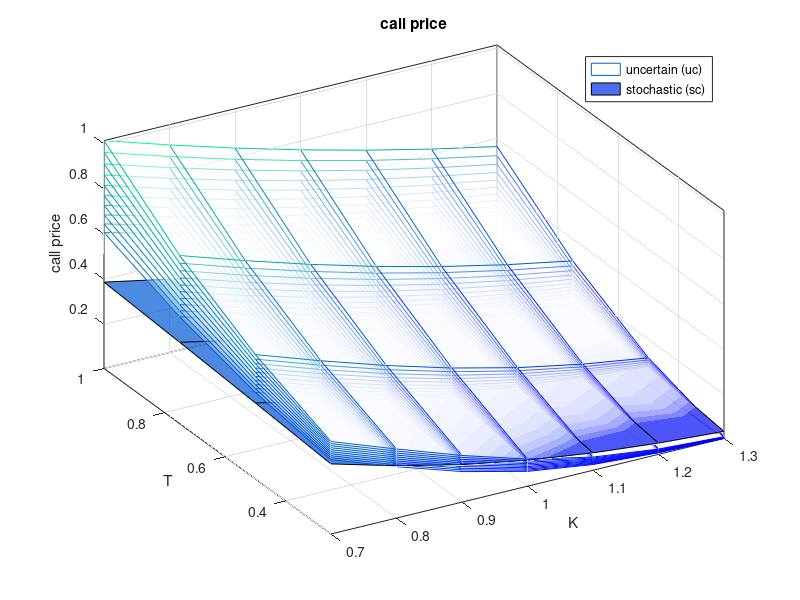
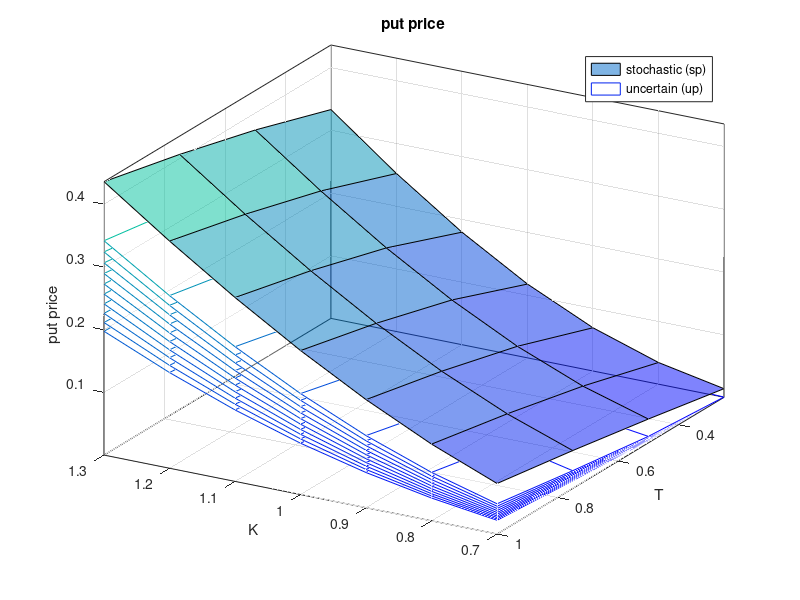

Recreate these plots in MATLAB, in order.
 %% Main file: UT_sharedCode.m
% Uncertain Finance
% European options risks by uncertainty theory
% created on Jan 1 2022 
% @author: Carlos Alexander Grajales
% Universidad de Antioquia, Medellín, Colombia
% alexander.grajales@udea.edu.co
% **********************************************************
%
% See working paper:  
% Uncertainty and stochastic theories on European options valuation
% ... and their delta and vega risks.
% Grajales - Medina - Mongrut, January 1, 2022 
% Available at SSRN: https://ssrn.com/abstract=3998282
% **********************************************************

% Stochastic model, BSM: dX_t = r X_t dt + sigma X_t dW_t (1)
% Uncertain model, Liu: dX_t = e X_t dt + sigma X_t dC_t  (2)
% initial value X(0)=X_0
%
% (a) Estimations of stock options: [sc,sp], [uc,up] 
%     [sc,sp] stochastic call, stochastic put - from BSM model
%     [uc,up] uncertain call, uncertain put - from Liu model
% (b) Comparisons of stock options
%     -norm metrics on matrices [uc_sc, up_sp]: Frobenius, norm1, norminf
% (c) follow (a) and (b) for risk letters delta and vega
% 
% for paper we set:
% we examine (a) and (b) at t = 1
% X_0=1; 
% grid sizes for e, sigma, K, T: nume=10; numsigma=10; numk=7; numt=4;


clear;clc;

%% Inputs
X_0=1;
t=1;
Rt=0.01;

nume=10;
numsigma=10;
v_e=linspace(0.01,0.30,nume); 
v_sigma=linspace(0.10,0.60,numsigma);
[sigma,e]=meshgrid(v_sigma,v_e);

numk=7;
numt=4;
Str=linspace(0.7*X_0,1.3*X_0,numk); 
Tm=linspace(0.25*t,1*t,numt);

%% stock options prices [sc,sp], [uc,up] 

% stochastic stock options
% we take variables: Strike, Time, Volatility (K,T,VOL)

Vol=v_sigma; 
[sStr,sTm,sVol]=ndgrid(Str,Tm,Vol); %3D arrange as (K x T) x VOL
[sc,sp]=blsprice(X_0,sStr,Rt,sTm,sVol); % written as (7x40) matrix
sc=reshape(sc,numk,numt,numsigma);  % written as (7x4x10) matrix
sp=reshape(sp,numk,numt,numsigma);

% uncertain stocks options
% we take variables: Strike, Time, Mean, Volatility (K,T,Mu,VOL)

Mn=v_e;
[uStr,uTm,uMn,uVol]=ndgrid(Str,Tm,Mn,Vol); %4D ndgrid
Jc=@(x,e,sigma,Y_0,K,s)max((Y_0*exp(e.*s+(sigma.*s.*sqrt(3)./pi).*(log(x)-log(1-x))))-K,0);
uc=exp(-Rt.*uTm).*integral(@(x)Jc(x,uMn,uVol,X_0,uStr,uTm),0,1,'ArrayValued',true);
Jp=@(x,e,sigma,Y_0,K,s)max(K-(Y_0*exp(e.*s+(sigma.*s.*sqrt(3)./pi).*(log(x)-log(1-x)))),0);
up=exp(-Rt.*uTm).*integral(@(x)Jp(x,uMn,uVol,X_0,uStr,uTm),0,1,'ArrayValued',true);

%% Figures

% call BSM vs LIU, for each vidx, see effects in all the eidx 
for vidx=1:10
    figure(1); clf
    hold on;
    h2=surf(sStr(:,:,vidx),sTm(:,:,vidx),sc(:,:,vidx),'FaceAlpha',0.7); % example of K-T for v_sigma=v_sigma(vidx)
    for eidx=1:10
        h1=mesh(uStr(:,:,eidx,vidx),uTm(:,:,eidx,vidx),uc(:,:,eidx,vidx),'FaceAlpha',0.3); % example of K-T for v_sigma=v_sigma(vidx), v_e=v_e(eidx)
    end
    xlabel('K'); ylabel('T');zlabel('call price')
    title('call price');
    legend([h1, h2], {'uncertain (uc)', 'stochastic (sc)'},'Location','northeast');
    axis tight;
    colormap(winter)
    view(-30,40)
    grid on
    box on
    hold off
    pause
end

% put BSM vs LIU, for each vidx, see effects in all the eidx
for vidx=1:10
    figure(2); clf
    hold on;
    h1=surf(sStr(:,:,vidx),sTm(:,:,vidx),sp(:,:,vidx),'FaceAlpha',0.5); % example of K-T for v_sigma=v_sigma(vidx)
    for eidx=1:10
        h2=mesh(uStr(:,:,eidx,vidx),uTm(:,:,eidx,vidx),up(:,:,eidx,vidx),'FaceAlpha',0.3); % example of K-T for v_sigma=v_sigma(vidx), v_e=v_e(eidx)
    end
    xlabel('K'); ylabel('T');zlabel('put price')
    title('put price');
    legend([h1, h2], {'stochastic (sp)', 'uncertain (up)'},'Location','northeast');
    axis tight;
    colormap(winter)
    view(-150,30)
    grid on
    box on
    hold off
    pause
end

